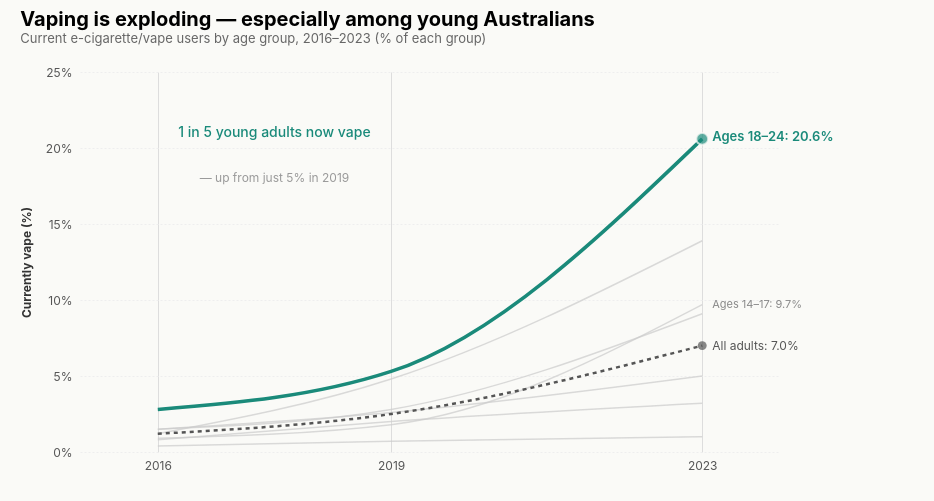

This figure's Vega-Lite source:
### Vega-Lite specification from a JSON file in a GitHub repository (floating-point values rounded to 4 significant figures)
{"$schema": "https://vega.github.io/schema/vega-lite/v5.json", "title": {"text": "Vaping is exploding — especially among young Australians", "subtitle": "Current e-cigarette/vape users by age group, 2016–2023 (% of each group)", "anchor": "start", "fontSize": 20, "subtitleFontSize": 13, "subtitleColor": "#666", "offset": 20}, "width": 700, "height": 380, "padding": {"left": 20, "right": 100, "top": 10, "bottom": 30}, "background": "#FAFAF7", "config": {"view": {"stroke": null}, "font": "Inter, system-ui, sans-serif"}, "data": {"values": [{"year": 2016, "rate": 1.2, "group": "Total (14+)"}, {"year": 2019, "rate": 2.5, "group": "Total (14+)"}, {"year": 2023, "rate": 7.0, "group": "Total (14+)"}, {"year": 2016, "rate": 0.9, "group": "14–17"}, {"year": 2019, "rate": 1.8, "group": "14–17"}, {"year": 2023, "rate": 9.7, "group": "14–17"}, {"year": 2016, "rate": 2.8, "group": "18–24"}, {"year": 2019, "rate": 5.3, "group": "18–24"}, {"year": 2023, "rate": 20.6, "group": "18–24"}, {"year": 2016, "rate": 1.2, "group": "25–29"}, {"year": 2019, "rate": 4.8, "group": "25–29"}, {"year": 2023, "rate": 13.9, "group": "25–29"}, {"year": 2016, "rate": 1.5, "group": "30–39"}, {"year": 2019, "rate": 2.8, "group": "30–39"}, {"year": 2023, "rate": 9.1, "group": "30–39"}, {"year": 2016, "rate": 1.5, "group": "40–49"}, {"year": 2019, "rate": 2.6, "group": "40–49"}, {"year": 2023, "rate": 5.0, "group": "40–49"}, {"year": 2016, "rate": 0.8, "group": "50–59"}, {"year": 2019, "rate": 2.0, "group": "50–59"}, {"year": 2023, "rate": 3.2, "group": "50–59"}, {"year": 2016, "rate": 0.4, "group": "60+"}, {"year": 2019, "rate": 0.7, "group": "60+"}, {"year": 2023, "rate": 1.0, "group": "60+"}]}, "encoding": {"x": {"field": "year", "type": "quantitative", "title": null, "scale": {"domain": [2015, 2024], "nice": false}, "axis": {"values": [2016, 2019, 2023], "format": "d", "labelFontSize": 12, "labelColor": "#555", "domain": false, "ticks": false, "labelPadding": 8}}, "y": {"field": "rate", "type": "quantitative", "title": "Currently vape (%)", "scale": {"domain": [0, 25]}, "axis": {"values": [0, 5, 10, 15, 20, 25], "labelExpr": "datum.value + '%'", "labelFontSize": 12, "labelColor": "#555", "titleFontSize": 12, "titleColor": "#333", "titlePadding": 12, "grid": true, "gridColor": "#EEE", "gridDash": [2, 2], "domain": false, "ticks": false, "labelPadding": 8}}}, "layer": [{"transform": [{"filter": "datum.group != '18–24' && datum.group != 'Total (14+)'"}], "mark": {"type": "line", "color": "#CCC", "strokeWidth": 1.5, "interpolate": "monotone", "opacity": 0.7}, "encoding": {"detail": {"field": "group", "type": "nominal"}, "tooltip": [{"field": "group", "type": "nominal", "title": "Age group"}, {"field": "year", "type": "quantitative", "title": "Year"}, {"field": "rate", "type": "quantitative", "title": "Vaping rate (%)"}]}}, {"transform": [{"filter": "datum.group == 'Total (14+)'"}], "mark": {"type": "line", "color": "#555", "strokeWidth": 2.5, "interpolate": "monotone", "strokeDash": [4, 4]}, "encoding": {"tooltip": [{"field": "group", "type": "nominal", "title": "Age group"}, {"field": "year", "type": "quantitative", "title": "Year"}, {"field": "rate", "type": "quantitative", "title": "Vaping rate (%)"}]}}, {"transform": [{"filter": "datum.group == '18–24'"}], "mark": {"type": "line", "color": "#1A8A7A", "strokeWidth": 3.5, "interpolate": "monotone"}, "encoding": {"tooltip": [{"field": "group", "type": "nominal", "title": "Age group"}, {"field": "year", "type": "quantitative", "title": "Year"}, {"field": "rate", "type": "quantitative", "title": "Vaping rate (%)"}]}}, {"transform": [{"filter": "datum.group == '18–24' && datum.year == 2023"}], "mark": {"type": "point", "filled": true, "color": "#1A8A7A", "size": 140, "stroke": "#FAFAF7", "strokeWidth": 2}, "encoding": {}}, {"transform": [{"filter": "datum.group == '18–24' && datum.year == 2023"}], "mark": {"type": "text", "dx": 10, "dy": -2, "fontSize": 13, "fontWeight": 600, "color": "#1A8A7A", "align": "left"}, "encoding": {"text": {"value": "Ages 18–24: 20.6%"}}}, {"transform": [{"filter": "datum.group == 'Total (14+)' && datum.year == 2023"}], "mark": {"type": "point", "filled": true, "color": "#555", "size": 80}, "encoding": {}}, {"transform": [{"filter": "datum.group == 'Total (14+)' && datum.year == 2023"}], "mark": {"type": "text", "dx": 10, "dy": 0, "fontSize": 12, "color": "#555", "align": "left"}, "encoding": {"text": {"value": "All adults: 7.0%"}}}, {"transform": [{"filter": "datum.group == '14–17' && datum.year == 2023"}], "mark": {"type": "text", "dx": 10, "dy": 0, "fontSize": 11, "color": "#888", "align": "left"}, "encoding": {"text": {"value": "Ages 14–17: 9.7%"}}}, {"data": {"values": [{"x": 2018.0, "y": 21, "txt": "1 in 5 young adults now vape"}]}, "mark": {"type": "text", "fontSize": 14, "fontWeight": 500, "color": "#1A8A7A", "align": "center"}, "encoding": {"x": {"field": "x", "type": "quantitative"}, "y": {"field": "y", "type": "quantitative"}, "text": {"field": "txt"}}}, {"data": {"values": [{"x": 2018.0, "y": 18, "txt": "— up from just 5% in 2019"}]}, "mark": {"type": "text", "fontSize": 12, "color": "#999", "align": "center"}, "encoding": {"x": {"field": "x", "type": "quantitative"}, "y": {"field": "y", "type": "quantitative"}, "text": {"field": "txt"}}}]}
